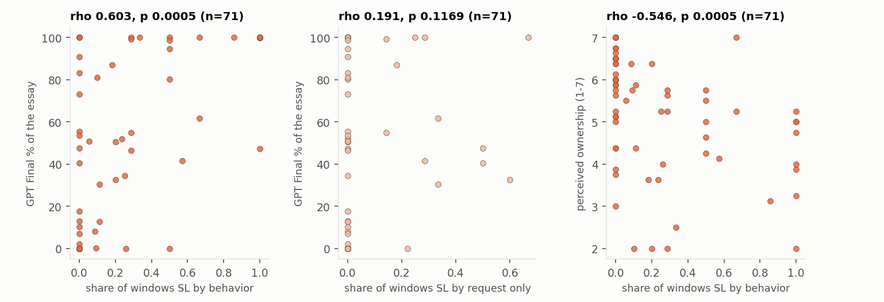
#> input picture Final_Project/paper/figures/fig24_outcome.png, 884 x 302 px, shrunk from 1538 x 526 before the run, found by its file name
$ python sync_figures.py
#> lines starting #> are read from the running program, lines starting #| are printed output that depends on the picture
#!/usr/bin/env python3
"""Copy the paper's figures from analysis/figures; fig24 loses a title that overstates a result, the caption replaces it."""
import pathlib
import shutil

from PIL import Image

PAPER = pathlib.Path(__file__).resolve().parents[1]
SRC = PAPER.parent / "analysis" / "figures"
DST = PAPER / "figures"
COPY = ["fig16_archetype_sequences.png", "fig19_own_work_first.png", "fig23_dwell_latency.png", "fig25_log_triggers.png"]
CROP_TOP_PX = {"fig24_outcome.png": 46}


def main():
    DST.mkdir(exist_ok=True)
    for name in COPY:
        shutil.copyfile(SRC / name, DST / name)
    for name, top in CROP_TOP_PX.items():
        with Image.open(SRC / name) as image:
#> image is the input picture: PIL image 884x302 RGBA; mean R, G, B, A 247.6, 246.6, 245.2, 255
            image.crop((0, top, image.width, image.height)).save(DST / name)
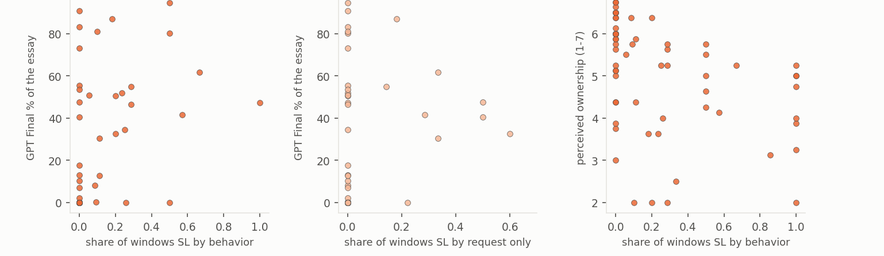
#> saved as fig24_outcome.png: PIL image 884x256 RGBA; mean R, G, B, A 248.8, 247.8, 246.4, 255
    print("figures synced:", len(COPY) + len(CROP_TOP_PX))


main()
